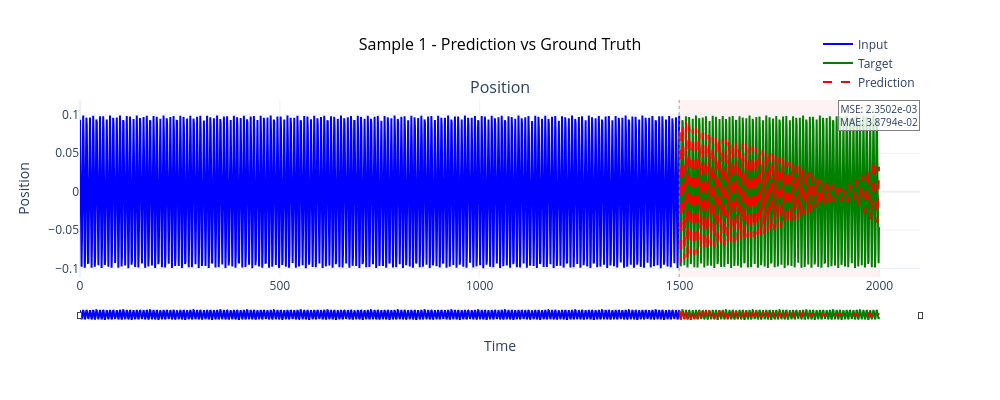
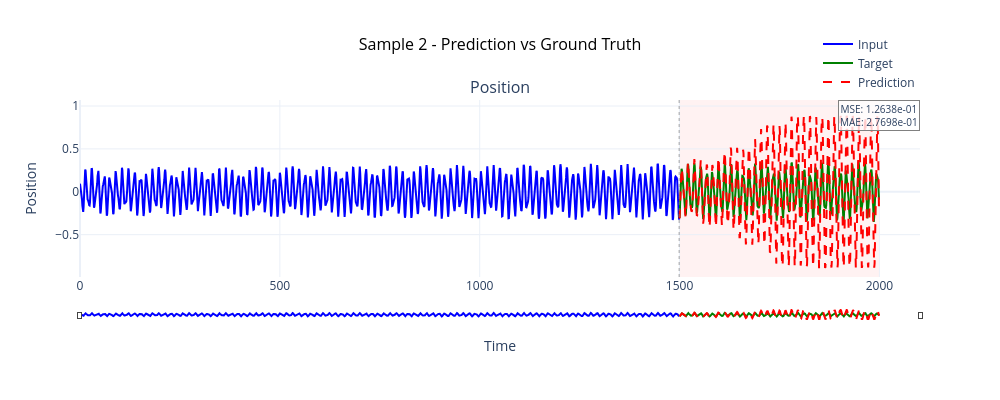
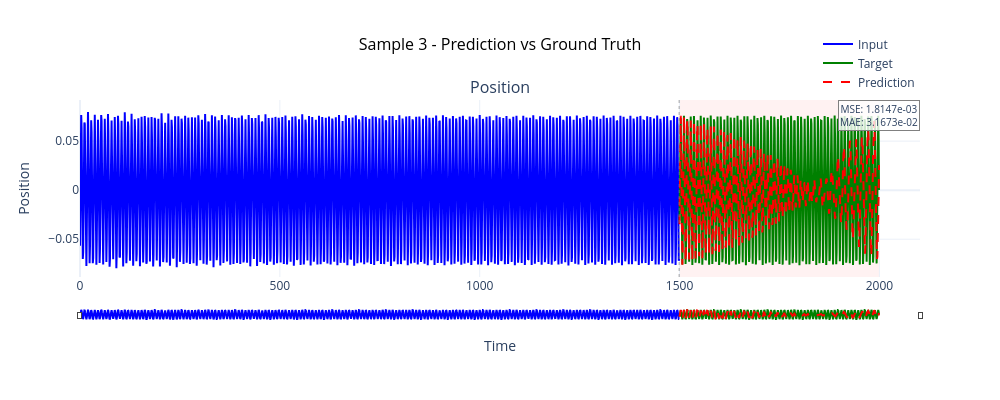
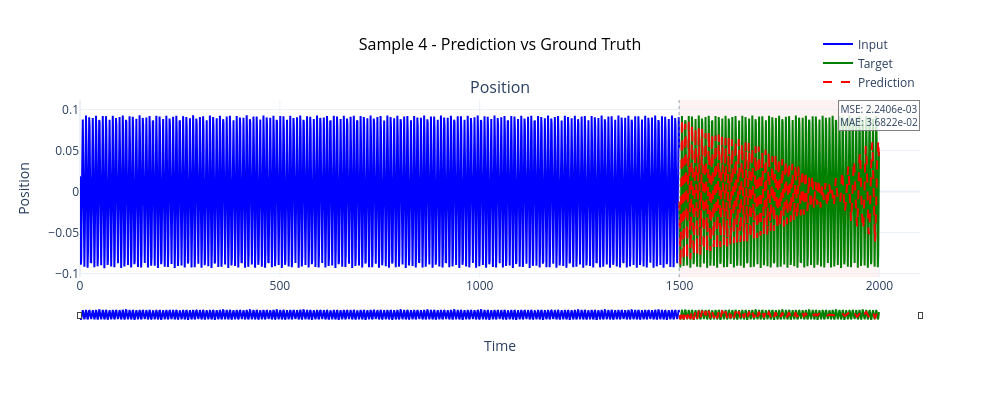

Notebook source saved alongside these figures, in order:
### Code cell
# Concatenate results for visualization
visualizer = VibrationVisualizer2(figsize=(1000, 400))

predictions = np.concatenate(all_predictions, axis=0)
targets = np.concatenate(all_targets, axis=0)
features = np.concatenate(all_features, axis=0)

# Plot sample predictions
n_samples = min(10, len(predictions))
di = 0

for i in range(n_samples):
    # Create dummy input (use first part of target)
    input_data = features[i+di, :, 0:1]
    target_data = targets[i+di, :, 0:1]
    predicted_data = predictions[i+di, :, 0:1]

    fig = visualizer.plot_trajectory_comparison(
        input_data,
        target_data,
        predicted_data,
        title=f'Sample {i+1} - Prediction vs Ground Truth'
    )
    plt.show()

# fig = visualizer.plot_trajectory_comparison(
#     input_data=features,
#     target_data=targets,
#     predicted_data=targets,  # Using targets as "prediction" for visualization
#     feature_names=['Position', 'Velocity'],
#     title='Sample Vibration Trajectory'
# )

# Plot amplitude analysis if available
if all_amplitudes_pred and all_amplitudes_true:
    amplitudes_pred = np.concatenate(all_amplitudes_pred, axis=0)
    amplitudes_true = np.concatenate(all_amplitudes_true, axis=0)

    fig = visualizer.plot_amplitude_analysis(
        amplitudes_pred.flatten(),
        amplitudes_true.flatten(),
        title='Amplitude Prediction Analysis'
    )
    plt.show()

### Figure 1 — Plotly figure (JSON) as saved in the notebook; plotly's stock layout.template omitted (floating-point values rounded to 4 significant figures; data arrays with more than 128 entries replaced by an {"elided": "..."} marker saying what was removed)
{"data": [{"hovertemplate": "Time: %{x:.2f}<br>Value: %{y:.4f}<extra></extra>", "legendgroup": "group0", "line": {"color": "blue", "width": 2}, "mode": "lines", "name": "Input", "showlegend": true, "type": "scatter", "x": {"elided": "1500 int values"}, "xaxis": "x", "y": {"elided": "1500 float values"}, "yaxis": "y"}, {"hovertemplate": "Time: %{x:.2f}<br>Value: %{y:.4f}<extra></extra>", "legendgroup": "group0", "line": {"color": "green", "width": 2}, "mode": "lines", "name": "Target", "showlegend": true, "type": "scatter", "x": {"elided": "500 int values"}, "xaxis": "x", "y": {"elided": "500 float values"}, "yaxis": "y"}, {"hovertemplate": "Time: %{x:.2f}<br>Value: %{y:.4f}<extra></extra>", "legendgroup": "group0", "line": {"color": "red", "dash": "dash", "width": 2}, "mode": "lines", "name": "Prediction", "showlegend": true, "type": "scatter", "x": {"elided": "500 int values"}, "xaxis": "x", "y": {"elided": "500 float values"}, "yaxis": "y"}], "layout": {"annotations": [{"font": {"size": 16}, "showarrow": false, "text": "Position", "x": 0.5, "xanchor": "center", "xref": "paper", "y": 1, "yanchor": "bottom", "yref": "paper"}, {"bgcolor": "rgba(255, 255, 255, 0.8)", "bordercolor": "gray", "borderwidth": 1, "font": {"size": 10}, "showarrow": false, "text": "MSE: 2.3502e-03<br>MAE: 3.8794e-02", "x": 1999, "xref": "x", "y": 0.09917, "yref": "y"}], "height": 400, "hovermode": "x unified", "legend": {"orientation": "h", "x": 1, "xanchor": "right", "y": 1.02, "yanchor": "bottom"}, "shapes": [{"line": {"color": "gray", "dash": "dot", "width": 1}, "opacity": 0.7, "type": "line", "x0": 1499, "x1": 1499, "xref": "x", "y0": 0, "y1": 1, "yref": "y domain"}, {"fillcolor": "red", "layer": "below", "line": {"width": 0}, "opacity": 0.05, "type": "rect", "x0": 1500, "x1": 1999, "xref": "x", "y0": 0, "y1": 1, "yref": "y domain"}], "showlegend": true, "title": {"font": {"color": "black", "size": 16}, "text": "Sample 1 - Prediction vs Ground Truth", "x": 0.5, "xanchor": "center"}, "width": 1000, "xaxis": {"anchor": "y", "domain": [0, 1], "rangeslider": {"thickness": 0.05, "visible": true}, "title": {"text": "Time"}}, "yaxis": {"anchor": "x", "domain": [0, 1], "title": {"text": "Position"}}}}

### Figure 2 — Plotly figure (JSON) as saved in the notebook; plotly's stock layout.template omitted (floating-point values rounded to 4 significant figures; data arrays with more than 128 entries replaced by an {"elided": "..."} marker saying what was removed)
{"data": [{"hovertemplate": "Time: %{x:.2f}<br>Value: %{y:.4f}<extra></extra>", "legendgroup": "group0", "line": {"color": "blue", "width": 2}, "mode": "lines", "name": "Input", "showlegend": true, "type": "scatter", "x": {"elided": "1500 int values"}, "xaxis": "x", "y": {"elided": "1500 float values"}, "yaxis": "y"}, {"hovertemplate": "Time: %{x:.2f}<br>Value: %{y:.4f}<extra></extra>", "legendgroup": "group0", "line": {"color": "green", "width": 2}, "mode": "lines", "name": "Target", "showlegend": true, "type": "scatter", "x": {"elided": "500 int values"}, "xaxis": "x", "y": {"elided": "500 float values"}, "yaxis": "y"}, {"hovertemplate": "Time: %{x:.2f}<br>Value: %{y:.4f}<extra></extra>", "legendgroup": "group0", "line": {"color": "red", "dash": "dash", "width": 2}, "mode": "lines", "name": "Prediction", "showlegend": true, "type": "scatter", "x": {"elided": "500 int values"}, "xaxis": "x", "y": {"elided": "500 float values"}, "yaxis": "y"}], "layout": {"annotations": [{"font": {"size": 16}, "showarrow": false, "text": "Position", "x": 0.5, "xanchor": "center", "xref": "paper", "y": 1, "yanchor": "bottom", "yref": "paper"}, {"bgcolor": "rgba(255, 255, 255, 0.8)", "bordercolor": "gray", "borderwidth": 1, "font": {"size": 10}, "showarrow": false, "text": "MSE: 1.2638e-01<br>MAE: 2.7698e-01", "x": 1999, "xref": "x", "y": 0.8894, "yref": "y"}], "height": 400, "hovermode": "x unified", "legend": {"orientation": "h", "x": 1, "xanchor": "right", "y": 1.02, "yanchor": "bottom"}, "shapes": [{"line": {"color": "gray", "dash": "dot", "width": 1}, "opacity": 0.7, "type": "line", "x0": 1499, "x1": 1499, "xref": "x", "y0": 0, "y1": 1, "yref": "y domain"}, {"fillcolor": "red", "layer": "below", "line": {"width": 0}, "opacity": 0.05, "type": "rect", "x0": 1500, "x1": 1999, "xref": "x", "y0": 0, "y1": 1, "yref": "y domain"}], "showlegend": true, "title": {"font": {"color": "black", "size": 16}, "text": "Sample 2 - Prediction vs Ground Truth", "x": 0.5, "xanchor": "center"}, "width": 1000, "xaxis": {"anchor": "y", "domain": [0, 1], "rangeslider": {"thickness": 0.05, "visible": true}, "title": {"text": "Time"}}, "yaxis": {"anchor": "x", "domain": [0, 1], "title": {"text": "Position"}}}}

### Figure 3 — Plotly figure (JSON) as saved in the notebook; plotly's stock layout.template omitted (floating-point values rounded to 4 significant figures; data arrays with more than 128 entries replaced by an {"elided": "..."} marker saying what was removed)
{"data": [{"hovertemplate": "Time: %{x:.2f}<br>Value: %{y:.4f}<extra></extra>", "legendgroup": "group0", "line": {"color": "blue", "width": 2}, "mode": "lines", "name": "Input", "showlegend": true, "type": "scatter", "x": {"elided": "1500 int values"}, "xaxis": "x", "y": {"elided": "1500 float values"}, "yaxis": "y"}, {"hovertemplate": "Time: %{x:.2f}<br>Value: %{y:.4f}<extra></extra>", "legendgroup": "group0", "line": {"color": "green", "width": 2}, "mode": "lines", "name": "Target", "showlegend": true, "type": "scatter", "x": {"elided": "500 int values"}, "xaxis": "x", "y": {"elided": "500 float values"}, "yaxis": "y"}, {"hovertemplate": "Time: %{x:.2f}<br>Value: %{y:.4f}<extra></extra>", "legendgroup": "group0", "line": {"color": "red", "dash": "dash", "width": 2}, "mode": "lines", "name": "Prediction", "showlegend": true, "type": "scatter", "x": {"elided": "500 int values"}, "xaxis": "x", "y": {"elided": "500 float values"}, "yaxis": "y"}], "layout": {"annotations": [{"font": {"size": 16}, "showarrow": false, "text": "Position", "x": 0.5, "xanchor": "center", "xref": "paper", "y": 1, "yanchor": "bottom", "yref": "paper"}, {"bgcolor": "rgba(255, 255, 255, 0.8)", "bordercolor": "gray", "borderwidth": 1, "font": {"size": 10}, "showarrow": false, "text": "MSE: 1.8147e-03<br>MAE: 3.1673e-02", "x": 1999, "xref": "x", "y": 0.07616, "yref": "y"}], "height": 400, "hovermode": "x unified", "legend": {"orientation": "h", "x": 1, "xanchor": "right", "y": 1.02, "yanchor": "bottom"}, "shapes": [{"line": {"color": "gray", "dash": "dot", "width": 1}, "opacity": 0.7, "type": "line", "x0": 1499, "x1": 1499, "xref": "x", "y0": 0, "y1": 1, "yref": "y domain"}, {"fillcolor": "red", "layer": "below", "line": {"width": 0}, "opacity": 0.05, "type": "rect", "x0": 1500, "x1": 1999, "xref": "x", "y0": 0, "y1": 1, "yref": "y domain"}], "showlegend": true, "title": {"font": {"color": "black", "size": 16}, "text": "Sample 3 - Prediction vs Ground Truth", "x": 0.5, "xanchor": "center"}, "width": 1000, "xaxis": {"anchor": "y", "domain": [0, 1], "rangeslider": {"thickness": 0.05, "visible": true}, "title": {"text": "Time"}}, "yaxis": {"anchor": "x", "domain": [0, 1], "title": {"text": "Position"}}}}

### Figure 4 — Plotly figure (JSON) as saved in the notebook; plotly's stock layout.template omitted (floating-point values rounded to 4 significant figures; data arrays with more than 128 entries replaced by an {"elided": "..."} marker saying what was removed)
{"data": [{"hovertemplate": "Time: %{x:.2f}<br>Value: %{y:.4f}<extra></extra>", "legendgroup": "group0", "line": {"color": "blue", "width": 2}, "mode": "lines", "name": "Input", "showlegend": true, "type": "scatter", "x": {"elided": "1500 int values"}, "xaxis": "x", "y": {"elided": "1500 float values"}, "yaxis": "y"}, {"hovertemplate": "Time: %{x:.2f}<br>Value: %{y:.4f}<extra></extra>", "legendgroup": "group0", "line": {"color": "green", "width": 2}, "mode": "lines", "name": "Target", "showlegend": true, "type": "scatter", "x": {"elided": "500 int values"}, "xaxis": "x", "y": {"elided": "500 float values"}, "yaxis": "y"}, {"hovertemplate": "Time: %{x:.2f}<br>Value: %{y:.4f}<extra></extra>", "legendgroup": "group0", "line": {"color": "red", "dash": "dash", "width": 2}, "mode": "lines", "name": "Prediction", "showlegend": true, "type": "scatter", "x": {"elided": "500 int values"}, "xaxis": "x", "y": {"elided": "500 float values"}, "yaxis": "y"}], "layout": {"annotations": [{"font": {"size": 16}, "showarrow": false, "text": "Position", "x": 0.5, "xanchor": "center", "xref": "paper", "y": 1, "yanchor": "bottom", "yref": "paper"}, {"bgcolor": "rgba(255, 255, 255, 0.8)", "bordercolor": "gray", "borderwidth": 1, "font": {"size": 10}, "showarrow": false, "text": "MSE: 2.2406e-03<br>MAE: 3.6822e-02", "x": 1999, "xref": "x", "y": 0.09276, "yref": "y"}], "height": 400, "hovermode": "x unified", "legend": {"orientation": "h", "x": 1, "xanchor": "right", "y": 1.02, "yanchor": "bottom"}, "shapes": [{"line": {"color": "gray", "dash": "dot", "width": 1}, "opacity": 0.7, "type": "line", "x0": 1499, "x1": 1499, "xref": "x", "y0": 0, "y1": 1, "yref": "y domain"}, {"fillcolor": "red", "layer": "below", "line": {"width": 0}, "opacity": 0.05, "type": "rect", "x0": 1500, "x1": 1999, "xref": "x", "y0": 0, "y1": 1, "yref": "y domain"}], "showlegend": true, "title": {"font": {"color": "black", "size": 16}, "text": "Sample 4 - Prediction vs Ground Truth", "x": 0.5, "xanchor": "center"}, "width": 1000, "xaxis": {"anchor": "y", "domain": [0, 1], "rangeslider": {"thickness": 0.05, "visible": true}, "title": {"text": "Time"}}, "yaxis": {"anchor": "x", "domain": [0, 1], "title": {"text": "Position"}}}}
